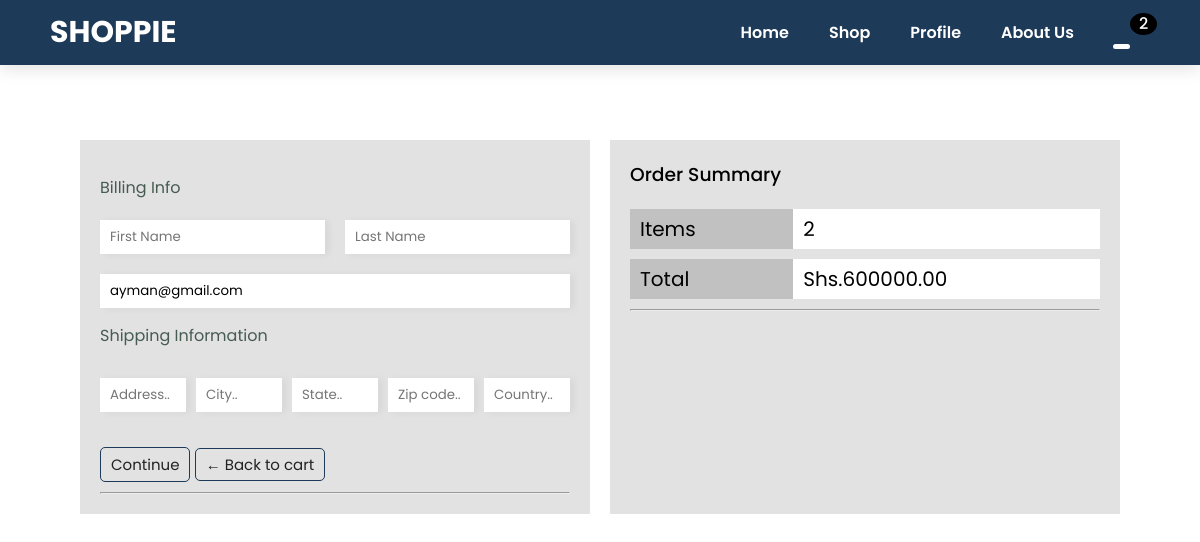
The app's page /checkout/ (signed in), older data.
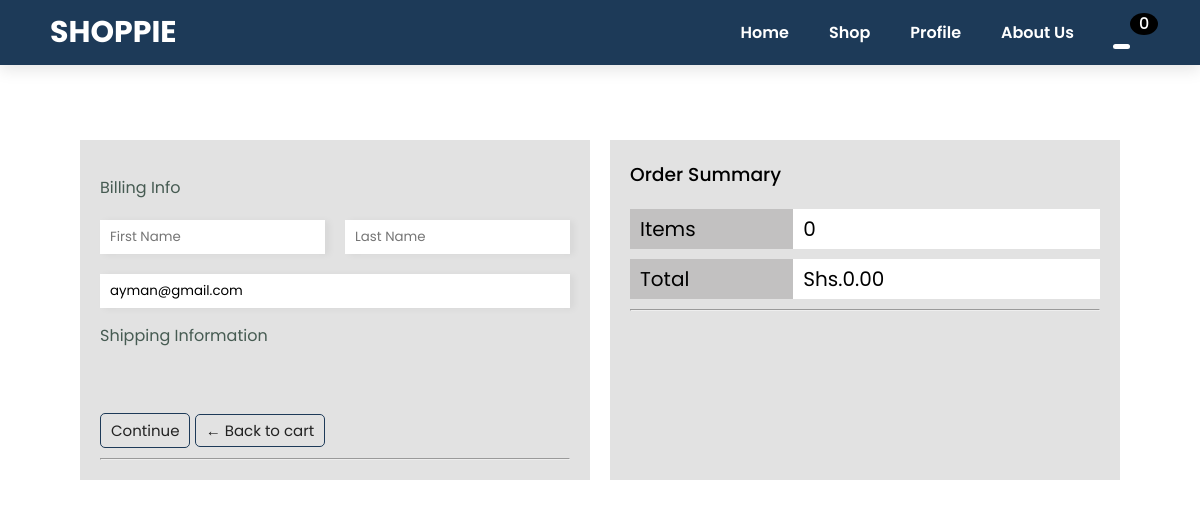
The same page, newer data.
### shop/models.py (models this page shows, shortened)
class Order(models.Model):
    customer = models.ForeignKey(
        User, on_delete=models.SET_NULL, null=True, blank=True  # Link to User model
    )
    date_ordered = models.DateTimeField(auto_now_add=True)
    complete = models.BooleanField(default=False)
    transaction_id = models.CharField(max_length=100)
    @property
    def get_cart_total(self):
        orderitems = self.orderitem_set.all()
        total = sum([item.get_total for item in orderitems])
        return total
    @property
    def shipping(self):
        shipping = False
        orderItems = self.orderitem_set.all()
        for item in orderItems:
            if item.product.digital == False:
                shipping = True
        return shipping
    @property
    def get_cart_items(self):
        orderitems = self.orderitem_set.all()
        total = sum([item.quantity for item in orderitems])
        return total

class OrderItem(models.Model):
    product = models.ForeignKey(
        Product, on_delete=models.SET_NULL, null=True, blank=True  # Link to Product model
    )
    order = models.ForeignKey(Order, on_delete=models.SET_NULL, null=True, blank=True)  # Link to Order model
    quantity = models.IntegerField(default=0)
    date_added = models.DateTimeField(auto_now_add=True)
    @property
    def get_total(self):
        total = self.product.price * self.quantity
        return total

class Product(models.Model):
    name = models.CharField(max_length=100)
    description = models.TextField(null=True, blank=True)
    owner = models.ForeignKey(Business, on_delete=models.CASCADE, null=True)  # Link to Business model
    price = models.DecimalField(max_digits=12, decimal_places=2)
    digital = models.BooleanField(default=False)
    image = models.ImageField(null=True, blank=True, max_length=500)
    category = models.ForeignKey(
        Category, on_delete=models.SET_NULL, null=True, blank=True
    )
    rating = models.DecimalField(default=0.0, decimal_places=1, max_digits=3)

### shop/views.py (the view)
# urls.py: path('checkout/', checkout, name="checkout"),
def checkout(request):
    data = cartData(request)
    cartItems = data["cartItems"]
    order = data["order"]
    items = data["items"]
    context = {
        "title": "CHECKOUT",
        "items": items,
        "order": order,
        "cartItems": cartItems,
        "shipping": False,
    }
    return render(request, "shop/checkout.html", context)

### shop/utilities.py (called while the page is built)
def cartData(request):
    if request.user.is_authenticated:
        customer = request.user
        order = Order.objects.filter(customer=customer, complete=False).first()
        if order == None:
            order = Order.objects.create(customer=customer, complete=False)
        items = order.orderitem_set.all()
        cartItems = order.get_cart_items
    else:
        cookieData = cookieCart(request)
        cartItems = cookieData["cartItems"]
        order = cookieData["order"]
        items = cookieData["items"]
    return {"cartItems": cartItems, "items": items, "order": order}

### shop/templates/shop/checkout.html (shortened to what this page needs)
{% extends 'shop/main.html' %} {% load static %} {% block content %}
<div class="section-p1 mar-100 checkout">
      <form action="" id="form-checkout" method="POST">
        <p>Billing Info </p>
        <div id="user-info">
            <div class="names">
            <input
              required
              class="form-control"
              type="text"
              name="first_name"
              placeholder="First Name"
              value="{{ request.user.first_name }}"
            />
            <input
              required
              class="form-control"
              type="text"
              name="last_name"
              placeholder="Last Name"
              value="{{ request.user.last_name }}"
            />
          </div>
          <div class="form-field">
            <input
              required
              class="form-control"
              type="email"
              name="email"
              placeholder="Email.."
              value="{{ request.user.email }}"
            />
          </div>
        </div>
        <p>Shipping Information</p>
        <div id="shipping-info">
          <div class="form-field">
            <input
            required
              class="form-control"
              type="text"
              name="address"
              placeholder="Address.."
            />
          </div>
          <div class="form-field">
            <input
            required
              class="form-control"
              type="text"
              name="city"
              placeholder="City.."
            />
          </div>
          <div class="form-field">
            <input
            required
              class="form-control"
              type="text"
              name="state"
              placeholder="State.."
            />
          </div>
          <div class="form-field">
            <input
            required
              class="form-control"
              type="text"
              name="zipcode"
              placeholder="Zip code.."
            />
          </div>
          <div class="form-field">
            <input
            required
              class="form-control"
              type="text"
              name="country"
              placeholder="Country.."
            />
          </div>
        </div>
        <br>
        <div class="btns">
            <button id="form-button" type="submit" class="btn btn-success">Continue</button>
            <a class="btn btn-success" href="{% url 'cart' %}"
        >&#x2190; Back to cart</a>
        </div>
        <hr>
      </form>
  <div class="order">
    <div class="box-elem">
      <h3 class="order-title">Order Summary</h3>
      <span class="summary"><span>Items</span><small>{{ order.get_cart_items }}</small></span>
      <span class="summary"><span>Total </span><small>Shs.{{ order.get_cart_total|floatformat:2 }}</small></span>
    </div>
      <hr>
  </div>
</div>
{% endblock content %}

Row changes from the older to the newer data that the page shows:
no longer on this page (row edited): Order: get_cart_items "2", get_cart_total "600000.00"
added Order: get_cart_items "0", get_cart_total "0.00"
Text that changed along with them:
{{ cartItems }}: "2" → "0"
